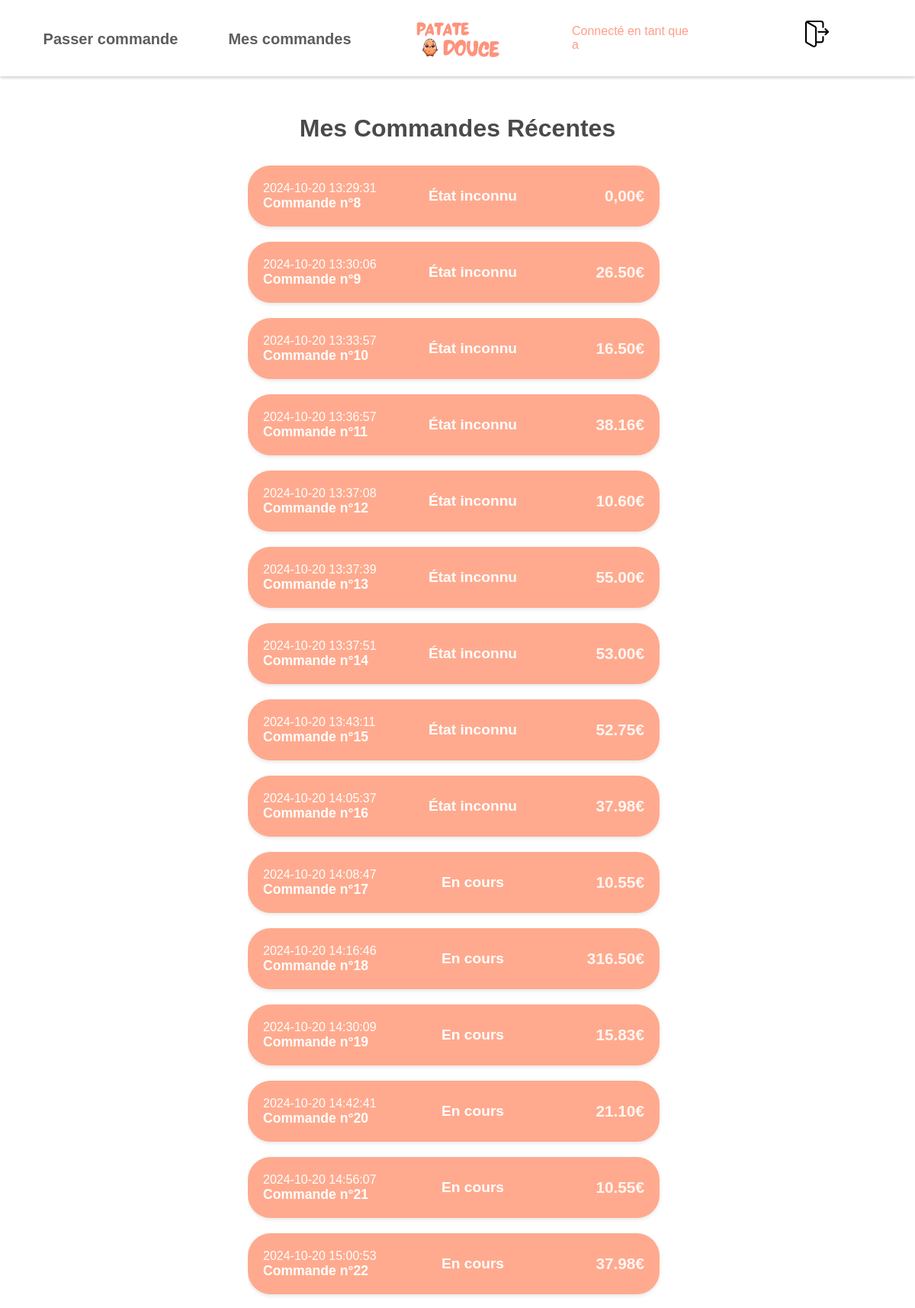
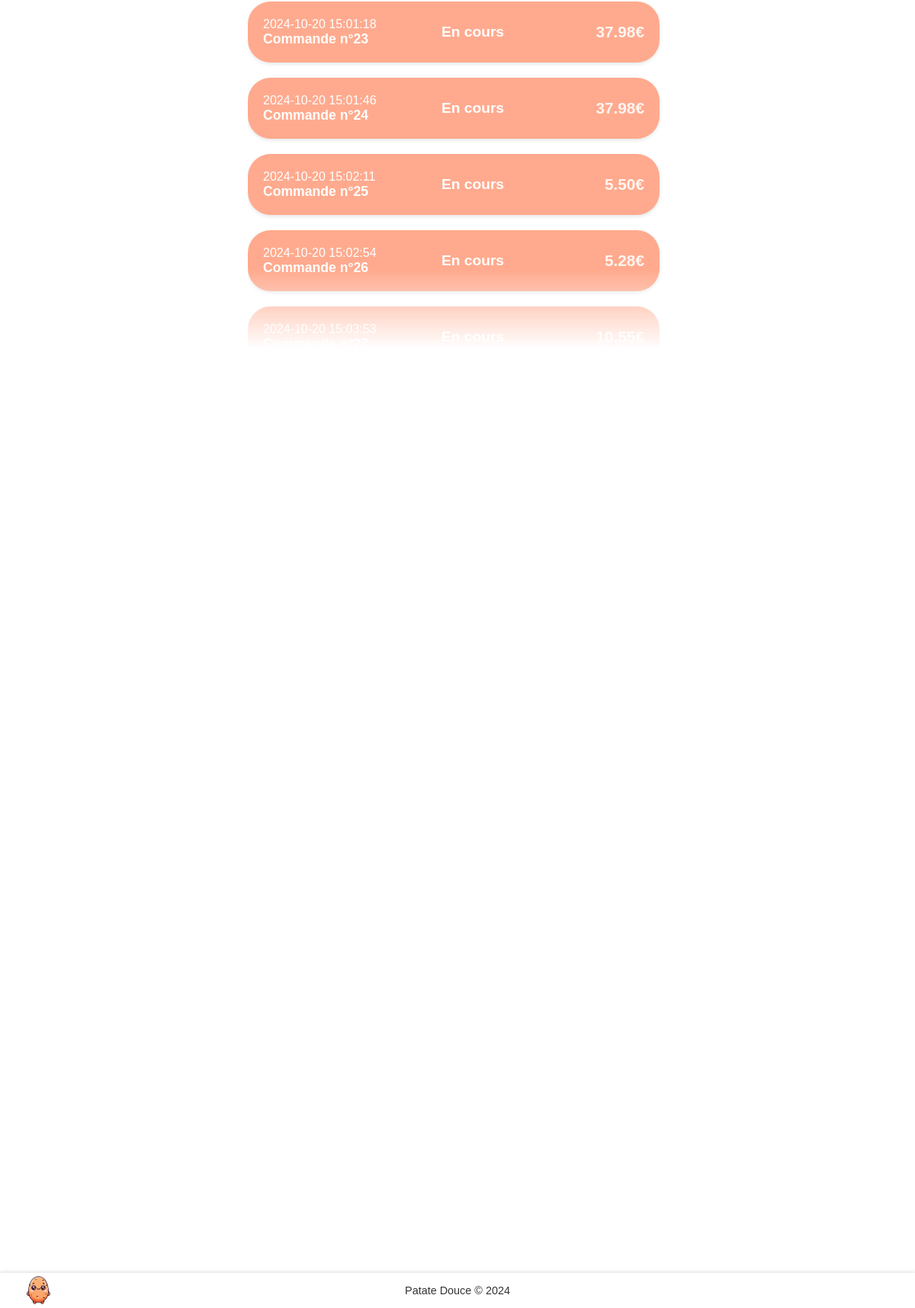
Page /mescommandes.php (signed in) on the committed database (2 pictures, top to bottom).
### tables this page shows
CREATE TABLE `commande` (
  `id_commande` int(11) NOT NULL,
  `id_etat` int(11) DEFAULT NULL,
  `_date` datetime DEFAULT NULL,
  `total_conso` decimal(15,2) DEFAULT NULL,
  `type_conso` tinyint(4) NOT NULL,
  `Id_user` int(11) NOT NULL
);

### mescommandes.php (the view, shortened to what this page needs)
<?php
include "functions/functions.php";
$rows = afficher_commandes();
?>
<!DOCTYPE html>
<html lang="fr">
<head>
    <link rel="stylesheet" href="css/main.css">
</head>
<body>
    <h2>Mes Commandes Récentes</h2>
    <div class="commandes-container">
        <?php
        $etat_commandes = [
            1 => 'En cours'
        ];
        if (count($rows) > 0) {
            foreach ($rows as $row) {
                echo '
                <div class="commande-info">
                    <div class="commande-gauche">
                        <span class="commande-date">' . (!empty($row['_date']) ? $row['_date'] : 'Date inconnue') . '</span>
                        <span class="commande-id">Commande n°' . (!empty($row['id_commande']) ? $row['id_commande'] : 'ID inconnu') . '</span>
                    </div>
                    <div class="commande-milieu">
                    <span class="commande-etat">' . (!empty($row['id_etat']) ? $etat_commandes[$row['id_etat']] : 'État inconnu') . '</span>
                    </div>
                    <div class="commande-droite">
                        <span class="commande-total">' . (!empty($row['total_conso']) ? $row['total_conso'] : '0,00') . '€</span>
                    </div>
                </div>';
            }
        } else {
            echo "<p>Aucune commande trouvée.</p>";
        }
        ?>
    </div>
</body>
</html>

### css/main.css (style rules this page uses)
body, html { margin: 0; padding: 0; font-family: 'Quicksand', sans-serif; }
body { padding-top: 80px; }
h2 { font-size: 2em; text-align: center; color: #4a4a4a; margin: 20px 0 20px 0; }
.commandes-container { max-height: 60vh; margin: auto; max-width: 45%; padding-right: 10px; padding-top: 10px; overflow-y: scroll; scrollbar-color: rgb(255, 207, 199) rgb(255, 255, 255); scrollbar-width: thin; --mask: linear-gradient(to bottom, rgba(0, 0, 0, 1) 0%, rgba(0, 0, 0, 1) 90%, rgba(0, 0, 0, 0) 95%, rgba(0, 0, 0, 0) 100%); -webkit-mask: var(--mask); mask: var(--mask); }
.commande-info { display: flex; justify-content: space-between; align-items: center; padding: 15px 20px; background-color: #ffaa8e; border-radius: 30px; margin-bottom: 20px; box-shadow: 0 2px 5px rgba(0, 0, 0, 0.1); transition: background-color 0.3s ease, transform 0.3s ease; min-height: 50px; }
.commande-gauche, .commande-milieu, .commande-droite { display: flex; flex-direction: column; align-items: flex-start; }
.commande-gauche { flex-basis: 35%; }
.commande-milieu { flex-basis: 30%; align-items: center; }
.commande-droite { flex-basis: 25%; align-items: flex-end; }
.commande-date { color: white; font-size: 1em; }
.commande-id { color: #ffffff; font-size: 1.1em; font-weight: bold; }
.commande-etat { font-size: 1.2em; font-weight: bold; color: #fff; }
.commande-total { font-size: 1.3em; font-weight: bold; color: #fff5f1; }

### rows in the picture
commande: _date "2024-10-20 13:29:31", id_commande "8", shows "État inconnu", shows "0,00"
commande: _date "2024-10-20 13:30:06", id_commande "9", shows "État inconnu", total_conso "26.50"
commande: _date "2024-10-20 13:33:57", id_commande "10", shows "État inconnu", total_conso "16.50"
commande: _date "2024-10-20 13:36:57", id_commande "11", shows "État inconnu", total_conso "38.16"
commande: _date "2024-10-20 13:37:08", id_commande "12", shows "État inconnu", total_conso "10.60"
commande: _date "2024-10-20 13:37:39", id_commande "13", shows "État inconnu", total_conso "55.00"
commande: _date "2024-10-20 13:37:51", id_commande "14", shows "État inconnu", total_conso "53.00"
commande: _date "2024-10-20 13:43:11", id_commande "15", shows "État inconnu", total_conso "52.75"
commande: _date "2024-10-20 14:05:37", id_commande "16", shows "État inconnu", total_conso "37.98"
commande: _date "2024-10-20 14:08:47", id_commande "17", id_etat "En cours", total_conso "10.55"
commande: _date "2024-10-20 14:16:46", id_commande "18", id_etat "En cours", total_conso "316.50"
commande: _date "2024-10-20 14:30:09", id_commande "19", id_etat "En cours", total_conso "15.83"
commande: _date "2024-10-20 14:42:41", id_commande "20", id_etat "En cours", total_conso "21.10"
commande: _date "2024-10-20 14:56:07", id_commande "21", id_etat "En cours", total_conso "10.55"
commande: _date "2024-10-20 15:00:53", id_commande "22", id_etat "En cours", total_conso "37.98"
commande: _date "2024-10-20 15:01:18", id_commande "23", id_etat "En cours", total_conso "37.98"
commande: _date "2024-10-20 15:01:46", id_commande "24", id_etat "En cours", total_conso "37.98"
commande: _date "2024-10-20 15:02:11", id_commande "25", id_etat "En cours", total_conso "5.50"
commande: _date "2024-10-20 15:02:54", id_commande "26", id_etat "En cours", total_conso "5.28"
commande: _date "2024-10-20 15:03:53"

### other values in the picture
$_SESSION['pseudo'] "a"
